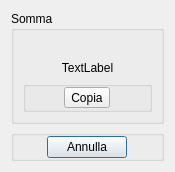
<?xml version="1.0" encoding="UTF-8"?>
<ui version="4.0">
 <class>Sum</class>
 <widget class="QDialog" name="Sum">
  <property name="windowModality">
   <enum>Qt::ApplicationModal</enum>
  </property>
  <property name="geometry">
   <rect>
    <x>0</x>
    <y>0</y>
    <width>175</width>
    <height>164</height>
   </rect>
  </property>
  <property name="sizePolicy">
   <sizepolicy hsizetype="Maximum" vsizetype="Maximum">
    <horstretch>0</horstretch>
    <verstretch>0</verstretch>
   </sizepolicy>
  </property>
  <property name="windowTitle">
   <string>Sum</string>
  </property>
  <layout class="QVBoxLayout" name="verticalLayout">
   <item>
    <widget class="QGroupBox" name="groupBoxSum">
     <property name="sizePolicy">
      <sizepolicy hsizetype="Minimum" vsizetype="Maximum">
       <horstretch>0</horstretch>
       <verstretch>0</verstretch>
      </sizepolicy>
     </property>
     <property name="title">
      <string>Somma</string>
     </property>
     <layout class="QVBoxLayout" name="verticalLayout_2">
      <property name="topMargin">
       <number>30</number>
      </property>
      <item>
       <widget class="QLabel" name="labelSum">
        <property name="text">
         <string>TextLabel</string>
        </property>
        <property name="alignment">
         <set>Qt::AlignCenter</set>
        </property>
        <property name="textInteractionFlags">
         <set>Qt::TextSelectableByKeyboard|Qt::TextSelectableByMouse</set>
        </property>
       </widget>
      </item>
      <item>
       <widget class="QGroupBox" name="groupBoxZero_2">
        <property name="title">
         <string/>
        </property>
        <layout class="QHBoxLayout" name="horizontalLayout_2">
         <property name="leftMargin">
          <number>0</number>
         </property>
         <property name="topMargin">
          <number>0</number>
         </property>
         <property name="rightMargin">
          <number>0</number>
         </property>
         <property name="bottomMargin">
          <number>0</number>
         </property>
         <item>
          <widget class="QToolButton" name="toolButtonCopy">
           <property name="text">
            <string>Copia</string>
           </property>
          </widget>
         </item>
        </layout>
       </widget>
      </item>
     </layout>
    </widget>
   </item>
   <item>
    <widget class="QGroupBox" name="groupBoxZero">
     <property name="sizePolicy">
      <sizepolicy hsizetype="Minimum" vsizetype="Maximum">
       <horstretch>0</horstretch>
       <verstretch>0</verstretch>
      </sizepolicy>
     </property>
     <property name="title">
      <string/>
     </property>
     <layout class="QHBoxLayout" name="horizontalLayout">
      <property name="leftMargin">
       <number>0</number>
      </property>
      <property name="topMargin">
       <number>0</number>
      </property>
      <property name="rightMargin">
       <number>0</number>
      </property>
      <property name="bottomMargin">
       <number>0</number>
      </property>
      <item>
       <widget class="QPushButton" name="pushButtonClose">
        <property name="sizePolicy">
         <sizepolicy hsizetype="Maximum" vsizetype="Fixed">
          <horstretch>0</horstretch>
          <verstretch>0</verstretch>
         </sizepolicy>
        </property>
        <property name="cursor">
         <cursorShape>PointingHandCursor</cursorShape>
        </property>
        <property name="text">
         <string>Annulla</string>
        </property>
       </widget>
      </item>
     </layout>
    </widget>
   </item>
  </layout>
 </widget>
 <resources/>
 <connections/>
</ui>
